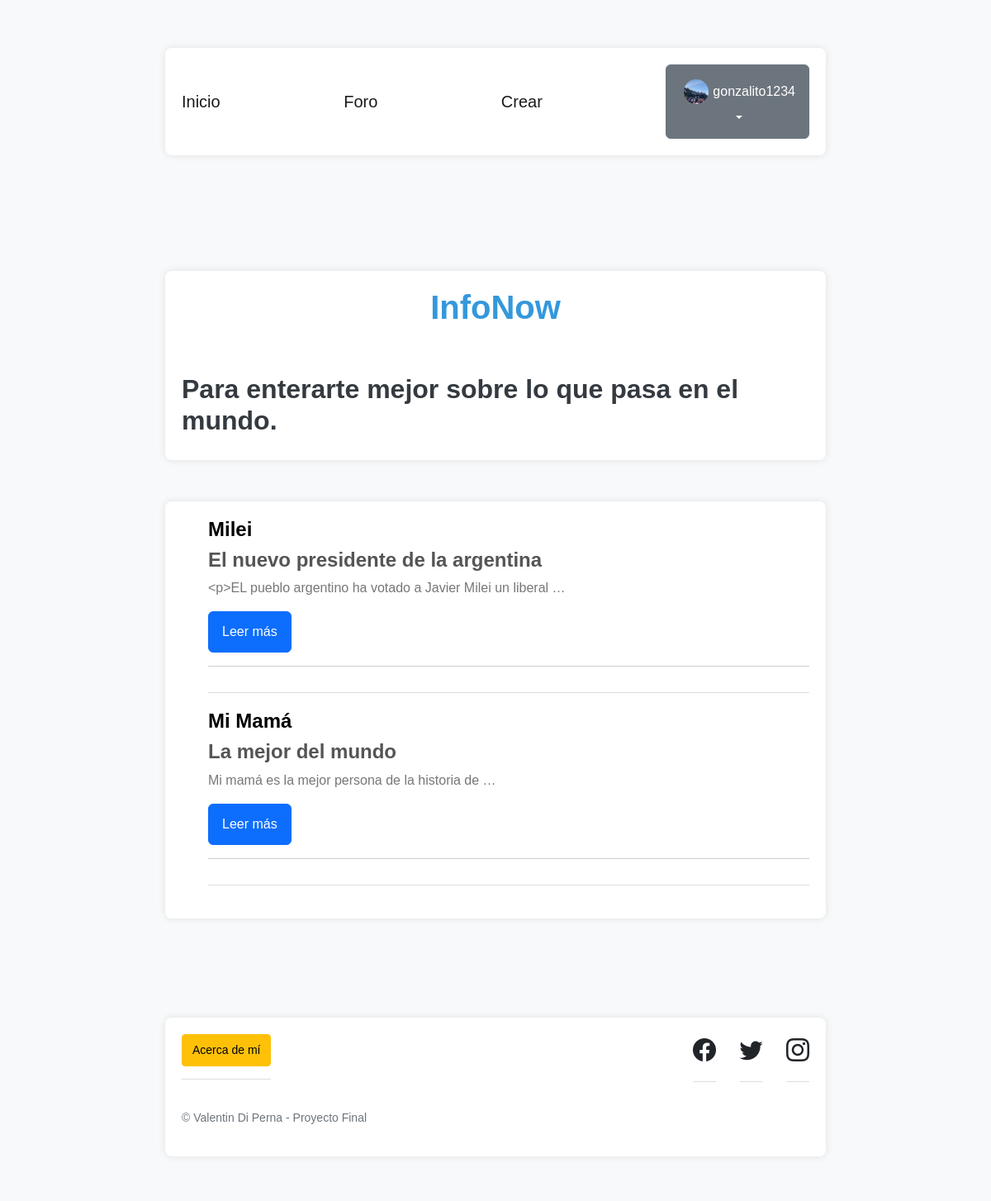
Screenshot of / (signed in) with the database file from the repository.
### perfiles/models.py (models this page shows, shortened)
class Avatar(models.Model):
   user = models.OneToOneField(User, on_delete=models.CASCADE, null=True)
   imagen = models.ImageField(upload_to='avatares', null=True, blank=True)

### articulos/models.py (models this page shows, shortened)
class Articulo(models.Model):
    titulo = models.CharField(max_length=50)
    subtitulo = models.CharField(max_length=50)
    cuerpo = RichTextField()
    autor = models.ForeignKey(User, on_delete=models.SET_NULL, null=True)
    fecha = models.DateField(auto_now = True)
    destacado = models.BooleanField(default=False)

### pagina_web/views.py (the view)
# urls.py: path("", inicio, name="inicio"),
def inicio(request):
    articulos_destacados = Articulo.objects.filter(destacado=True)[:3]  # Cambia el filtro según tus criterios
    return render(request, 'inicio.html', {'articulos_destacados': articulos_destacados})

### templates_base/inicio.html (shortened to what this page needs)
{% extends "base.html" %}
{% block contenido %}
<!DOCTYPE html>
<html lang="es">
<head>
</head>
<body>
    <div class="container">
        <h1>InfoNow</h1>
        <br><br>
        <h2>Para enterarte mejor sobre lo que pasa en el mundo.</h2>
    </div>
    <div class="container">
        <ul>
            {% for articulo in articulos_destacados %}
                <li>
                    <h3>{{ articulo.titulo }}</h3>
                    <h4>{{ articulo.subtitulo }}</h4>
                    <p>{{ articulo.cuerpo|truncatewords:10 }}</p>
                    <a href="{% url 'detalle_articulo' articulo.pk %}" class="btn btn-primary">Leer más</a>
                    <hr>
                </li>
            {% endfor %}
        </ul>
    </div>
</body>
</html>
{% endblock contenido %}

### templates_base/base.html (shortened to what this page needs)
{% load static %}
<!DOCTYPE html>
<html lang="en">
    <head>
        <link href="https://cdn.jsdelivr.net/npm/bootstrap-icons@1.5.0/font/bootstrap-icons.css" rel="stylesheet" type="text/css" />
        <link href="{% static 'css/styles.css' %}" rel="stylesheet" />
    </head>
    <body>
        <nav class="navbar navbar-expand-lg navbar-light bg-light static-top justify-content-center">
            <div class="container">
                <a class="navbar-brand" href="{% url 'inicio' %}">Inicio</a>
                <a class="navbar-brand" href="{% url 'lista_articulos' %}">Foro</a>
                <a class="navbar-brand" href="{% url 'crear_articulo' %}">Crear</a>
                {% if user.is_authenticated %}
                    <div class="dropdown">
                        <button class="btn btn-secondary dropdown-toggle" type="button" id="dropdownMenuButton1" data-bs-toggle="dropdown" aria-expanded="false">
                            <div class="d-flex align-items-center">
                                <img src="{{ user.avatar.imagen.url }}" style="width: 40px; height: 40px; object-fit: cover; border-radius: 50%; padding: 5px;">
                                <span>{{ user.username }}</span>
                            </div>
                        </button>
                    </div>
                {% else %}
                    <div class="d-flex">
                        <a class="btn btn-primary me-2" href="{% url 'login' %}">Iniciar Sesión</a>
                        <a class="btn btn-success" href="{% url 'registro' %}">Registro</a>
                    </div>
                {% endif %}
            </div>
        </nav>
        <section style="padding: 2rem 3rem 1rem;">
            {% block contenido %}
            {% endblock contenido %}
        </section>
        <footer class="footer bg-light py-1">
            <div class="container">
                <div class="row">
                    <div class="col-lg-6 text-center text-lg-start mb-4 mb-lg-0">
                        <ul class="list-inline">
                            <li class="list-inline-item">
                                <a class="btn btn-warning btn-sm" href="{% url 'about_me' %}">
                                    Acerca de mí
                                </a>
                            </li>
                        </ul>
                        <p class="text-muted small">&copy; Valentin Di Perna - Proyecto Final</p>
                    </div>
                    <div class="col-lg-6 text-center text-lg-end">
                        <ul class="list-inline mb-0">
                            <li class="list-inline-item me-4">
                                <a class="text-dark" href="https://www.facebook.com/Coderhouse/"><i class="bi-facebook fs-3"></i></a>
                            </li>
                            <li class="list-inline-item me-4">
                                <a class="text-dark" href="https://twitter.com/coderhouse"><i class="bi-twitter fs-3"></i></a>
                            </li>
                            <li class="list-inline-item">
                                <a class="text-dark" href="https://www.instagram.com/coderhouse"><i class="bi-instagram fs-3"></i></a>
                            </li>
                        </ul>
                    </div>
                </div>
            </div>
        </footer>
    </body>
</html>

### templates_base/inicio.html (style rules this page uses)
body { font-family: 'Arial', sans-serif; background-color: #f8f9fa; color: #343a40; margin: 0; padding: 0; }
.container { max-width: 800px; margin: 50px auto; padding: 20px; background-color: #fff; border-radius: 8px; box-shadow: 0 0 10px rgba(0, 0, 0, 0.1); }
h1 { color: #3498db; text-align: center; }
h2 { color: #343a40; }
li { margin-bottom: 20px; border-bottom: 1px solid #ddd; padding-bottom: 15px; list-style: none; }
h3 { color: #000; font-size: 24px; font-weight: bold; }
h4 { color: #555; }
p { color: #777; }
a { color: #3498db; text-decoration: none; }

### rows the page displays
Articulo: titulo "Milei", subtitulo "El nuevo presidente de la argentina", cuerpo "<p>EL pueblo argentino ha votado a Javier Milei un liberal …"
Articulo: titulo "Mi Mamá", subtitulo "La mejor del mundo", cuerpo "Mi mamá es la mejor persona de la historia de …"

### other values shown
{{ user.username }} "gonzalito1234"
